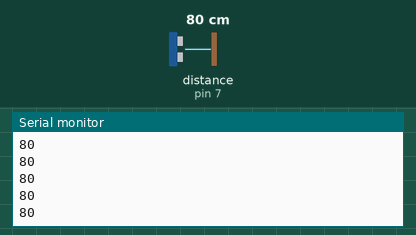
This sketch was run on a simulated Arduino Uno, built with avr-gcc and run on an emulated ATmega328P. On the bench: the last lines printed to the serial monitor. Wiring (inferred from the names in the program): ultrasonic range finder: trigger pin 7; echo pin 7. The test bench sets the inputs (shaded band); at power-on: distance to the obstacle (sensor on pin 7) 80 cm. The echo pulse lasts 58.3 µs per cm.

Above: at 1.2 s.
1.3 s: distance to the obstacle (sensor on pin 7) set to 2 cm
At 1.6 s:
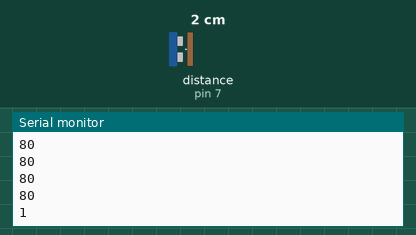
2.8 s: distance to the obstacle (sensor on pin 7) set to 4 cm
At 2.8 s:
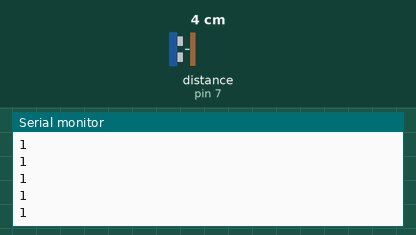
Timing chart, 0 to 5.8 s (numbered marks = the images above; inputs shaded):
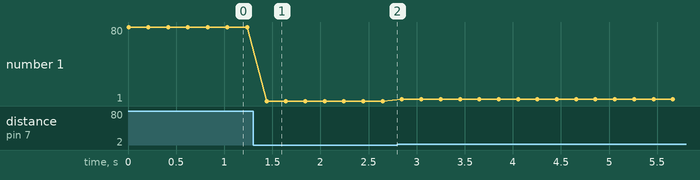

The sketch:

motors_sensors.ino
```cpp
//Ping sensor reading sequence taken from Arduino Examples
//Signal pin of PING sensor
const int ping_sigpin = 7;
//Setup loop
void setup() {
  //Start serial communication@9600 baud
  Serial.begin(9600);
}

//Main loop
void loop()
{
  //variables for PING: time and distance in centimeters
  long time, distcm;
  //send short trigger signal
  pinMode(ping_sigpin,OUTPUT);
  digitalWrite(ping_sigpin,LOW);
  delayMicroseconds(5);
  digitalWrite(ping_sigpin, HIGH);
  delayMicroseconds(5);
  digitalWrite(ping_sigpin, LOW);
  //read
  pinMode(ping_sigpin, INPUT);
  time=pulseIn(ping_sigpin, HIGH);
  //compute distance
  distcm=ms_to_cm(time);
  Serial.println(distcm);
  delay(200);
}

long ms_to_cm(long time){
  return time/29/2;
}
```

Measured:
- after the input at 1.3 s, the serial monitor: prints a new line after 0.14 s (image 1)
- plotted number 1: 80 → 1 after the input at 1.3 s, 1 → 3 after the input at 2.8 s
